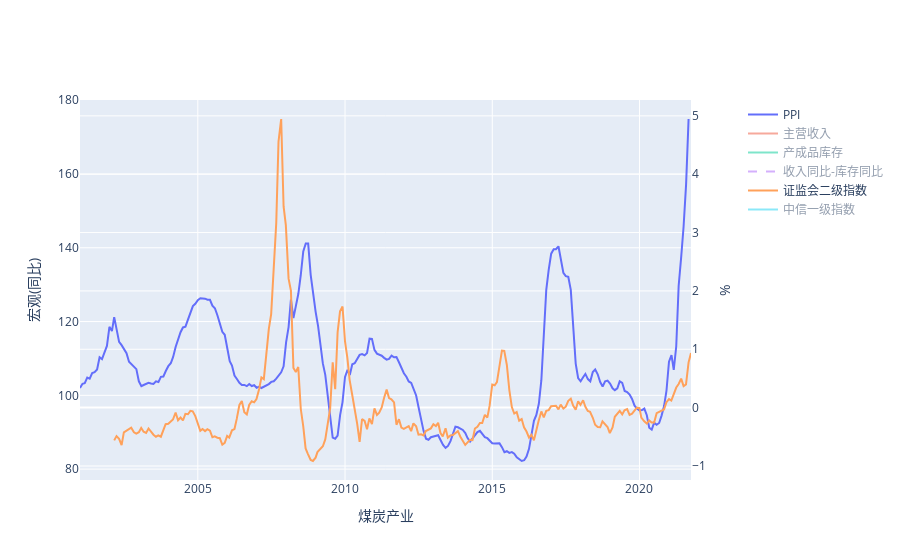

Write notebook code for a chart like this one.
### Code cell
compare_plot(ppi['煤炭开采和洗选业'], income['煤炭开采和洗选业'], stock['煤炭开采和洗选业'], inc_stk['煤炭开采和洗选业'],
             statistic_ind['煤炭开采和洗选'], citic_ind['煤炭'], title='煤炭产业')

### Figure 1 — Plotly figure (JSON) as saved in the notebook; plotly's stock layout.template omitted (floating-point values rounded to 4 significant figures; data arrays with more than 128 entries replaced by an {"elided": "..."} marker saying what was removed)
{"data": [{"name": "PPI", "showlegend": true, "type": "scatter", "visible": true, "x": {"elided": "249 str values"}, "xaxis": "x", "y": {"elided": "249 float values"}, "yaxis": "y"}, {"name": "主营收入", "showlegend": true, "type": "scatter", "visible": "legendonly", "x": {"elided": "248 str values"}, "xaxis": "x", "y": {"elided": "248 float values"}, "yaxis": "y"}, {"name": "产成品库存", "showlegend": true, "type": "scatter", "visible": "legendonly", "x": {"elided": "244 str values"}, "xaxis": "x", "y": {"elided": "244 float values"}, "yaxis": "y"}, {"line": {"dash": "dash"}, "name": "收入同比-库存同比", "showlegend": true, "type": "scatter", "visible": "legendonly", "x": {"elided": "243 str values"}, "xaxis": "x", "y": {"elided": "243 float values"}, "yaxis": "y"}, {"name": "证监会二级指数", "showlegend": true, "type": "scatter", "visible": true, "x": {"elided": "236 str values"}, "xaxis": "x", "y": {"elided": "236 float values"}, "yaxis": "y2"}, {"name": "中信一级指数", "showlegend": true, "type": "scatter", "visible": "legendonly", "x": {"elided": "191 str values"}, "xaxis": "x", "y": {"elided": "191 float values"}, "yaxis": "y2"}], "layout": {"autosize": true, "xaxis": {"anchor": "y", "autorange": true, "domain": [0, 0.94], "range": ["2001-01-01", "2021-10-01"], "title": {"text": "煤炭产业"}, "type": "date"}, "yaxis": {"anchor": "x", "autorange": true, "domain": [0, 1], "range": [77.05, 180.1], "title": {"text": "宏观(同比)"}, "type": "linear"}, "yaxis2": {"anchor": "x", "autorange": true, "overlaying": "y", "range": [-1.24, 5.272], "side": "right", "title": {"text": "%"}, "type": "linear"}}}
